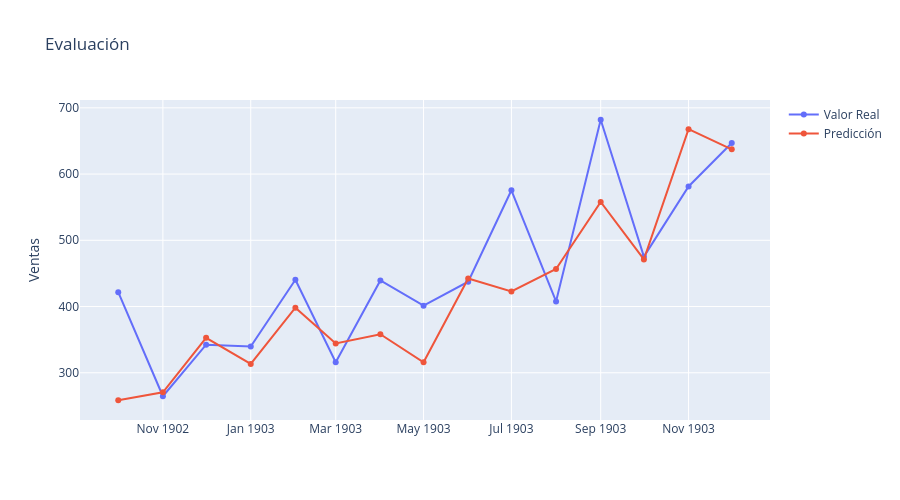

The code cell stored with this chart in its notebook:
### Code cell
fig = make_subplots(rows=1, cols=1,
                    shared_xaxes=False,
                    shared_yaxes=True,
                    vertical_spacing=0.08,
                    )
fig.add_trace(go.Scatter(x=df['Fecha'][-15:], y=test, name="Valor Real", mode="markers+lines"),
              row=1, col=1)
fig.add_trace(go.Scatter(x=df['Fecha'][-15:], y=predictions, name="Predicción", mode="markers+lines"),
              row=1, col=1)
fig.update_layout(height=500, width=900,
                  title_text="Evaluación"
                  )
fig['layout']['xaxis1']['title']=''
fig['layout']['yaxis1']['title']='Ventas'

fig.show()

### Figure 1 — Plotly figure (JSON) as saved in the notebook; plotly's stock layout.template omitted (floating-point values rounded to 4 significant figures)
{"data": [{"mode": "markers+lines", "name": "Valor Real", "type": "scatter", "x": ["1902-10-01T00:00:00", "1902-11-01T00:00:00", "1902-12-01T00:00:00", "1903-01-01T00:00:00", "1903-02-01T00:00:00", "1903-03-01T00:00:00", "1903-04-01T00:00:00", "1903-05-01T00:00:00", "1903-06-01T00:00:00", "1903-07-01T00:00:00", "1903-08-01T00:00:00", "1903-09-01T00:00:00", "1903-10-01T00:00:00", "1903-11-01T00:00:00", "1903-12-01T00:00:00"], "xaxis": "x", "y": [421.6, 264.5, 342.3, 339.7, 440.4, 315.9, 439.3, 401.3, 437.4, 575.5, 407.6, 682, 475.3, 581.3, 646.9], "yaxis": "y"}, {"mode": "markers+lines", "name": "Predicción", "type": "scatter", "x": ["1902-10-01T00:00:00", "1902-11-01T00:00:00", "1902-12-01T00:00:00", "1903-01-01T00:00:00", "1903-02-01T00:00:00", "1903-03-01T00:00:00", "1903-04-01T00:00:00", "1903-05-01T00:00:00", "1903-06-01T00:00:00", "1903-07-01T00:00:00", "1903-08-01T00:00:00", "1903-09-01T00:00:00", "1903-10-01T00:00:00", "1903-11-01T00:00:00", "1903-12-01T00:00:00"], "xaxis": "x", "y": [258.5, 270.5, 352.7, 313.3, 398.2, 344.1, 358.2, 315.7, 442.2, 422.7, 456.7, 557.8, 471.1, 667.8, 637.3], "yaxis": "y"}], "layout": {"height": 500, "title": {"text": "Evaluación"}, "width": 900, "xaxis": {"anchor": "y", "domain": [0, 1], "title": {"text": ""}}, "yaxis": {"anchor": "x", "domain": [0, 1], "title": {"text": "Ventas"}}}}
